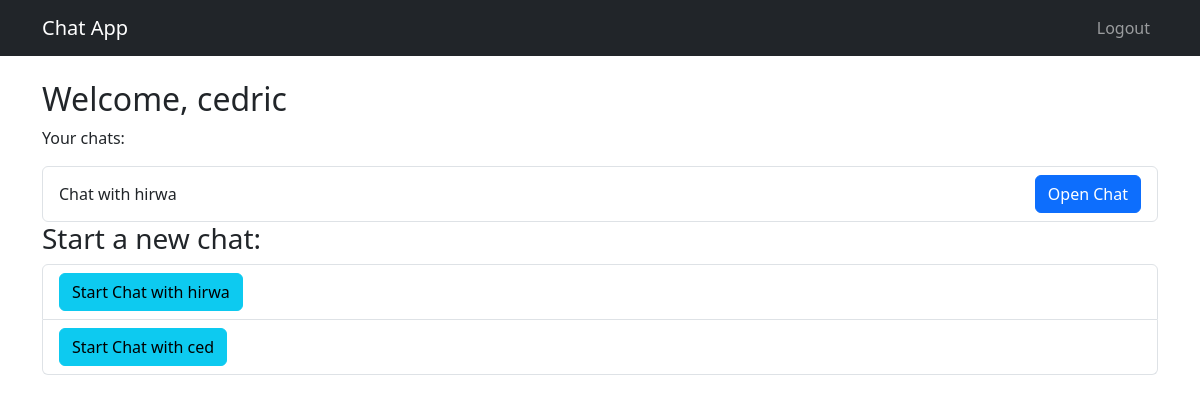
/chat/ (signed in), run on an earlier commit of the app's database.
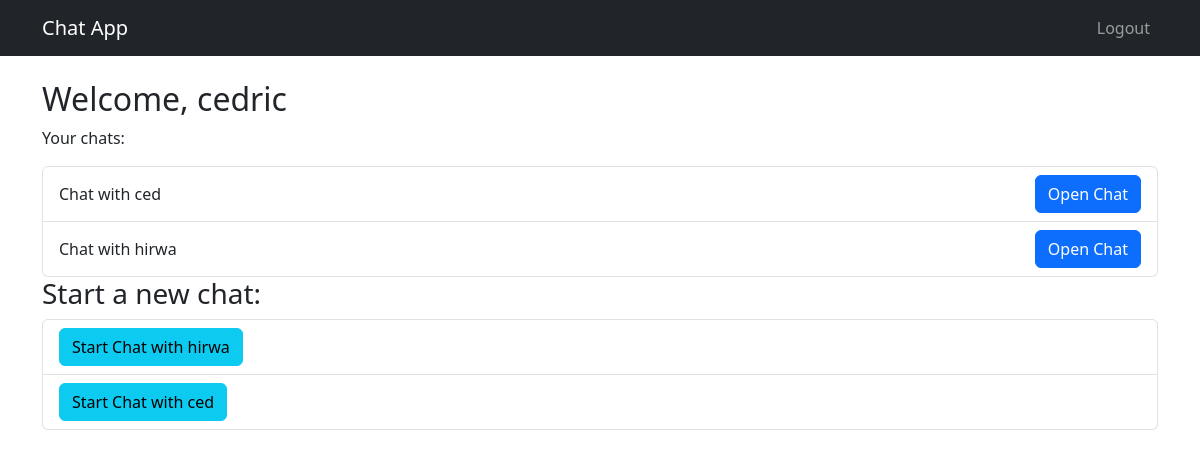
And on a later commit of the database.
### chat/models.py (models this page shows, shortened)
class ChatSession(models.Model):
    user1 = models.ForeignKey(User, on_delete=models.CASCADE, related_name="chats_as_user1")
    user2 = models.ForeignKey(User, on_delete=models.CASCADE, related_name="chats_as_user2")
    created_at = models.DateTimeField(auto_now_add=True)
    class Meta:
        unique_together = ('user1', 'user2')  # Ensure only one chat session per user pair

### users/models.py (models this page shows)
class CustomUser(AbstractUser):
    profile_picture = models.ImageField(upload_to='profile_pics/', blank=True, null=True)

### chat/views.py (the view)
# urls.py: path('', views.chat_home, name='chat_home'),
@login_required
def chat_home(request):
    chat_sessions = ChatSession.objects.filter(user1=request.user) | ChatSession.objects.filter(user2=request.user)
    chat_sessions = chat_sessions.order_by('-created_at')  # Order by most recent chat
    users = User.objects.exclude(id=request.user.id)
    return render(request, 'chat/home.html', {
        'chat_sessions': chat_sessions,
        'users': users  # Pass users to the template
    })

### chat/templates/chat/home.html
{% extends 'base.html' %}
{% block content %}
<h2>Welcome, {{ user.username }}</h2>
<p>Your chats:</p>
<ul class="list-group">
    {% for session in chat_sessions %}
        <li class="list-group-item d-flex justify-content-between align-items-center">
            <span>
                {% if session.user1 == user %}
                    Chat with {{ session.user2.username }}
                {% else %}
                    Chat with {{ session.user1.username }}
                {% endif %}
            </span>
            <a href="{% url 'chat_detail' chat_id=session.id %}" class="btn btn-primary">Open Chat</a>
        </li>
    {% empty %}
        <li class="list-group-item">No chats yet.</li>
    {% endfor %}
</ul>
<h3>Start a new chat:</h3>
<ul class="list-group">
    {% for user in users %}
        {% if user != request.user %}
            <li class="list-group-item">
                <a href="{% url 'start_chat' user.id %}" class="btn btn-info">
                    Start Chat with {{ user.username }}
                </a>
            </li>
            {% else %}
            <p>No users available.</p>
        {% endif %}
    {% endfor %}
</ul>
{% endblock %}

What changed in the data, as far as the page shows it:
added ChatSession: user1.username "ced"
